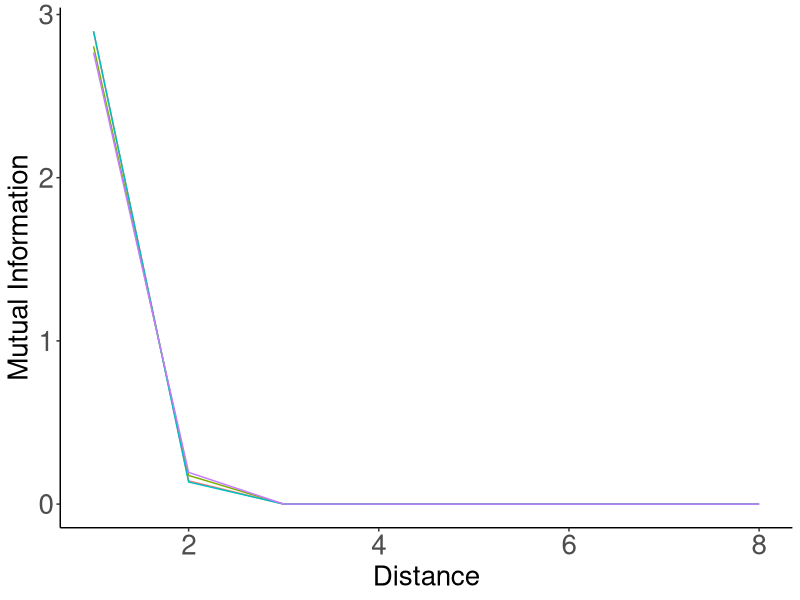
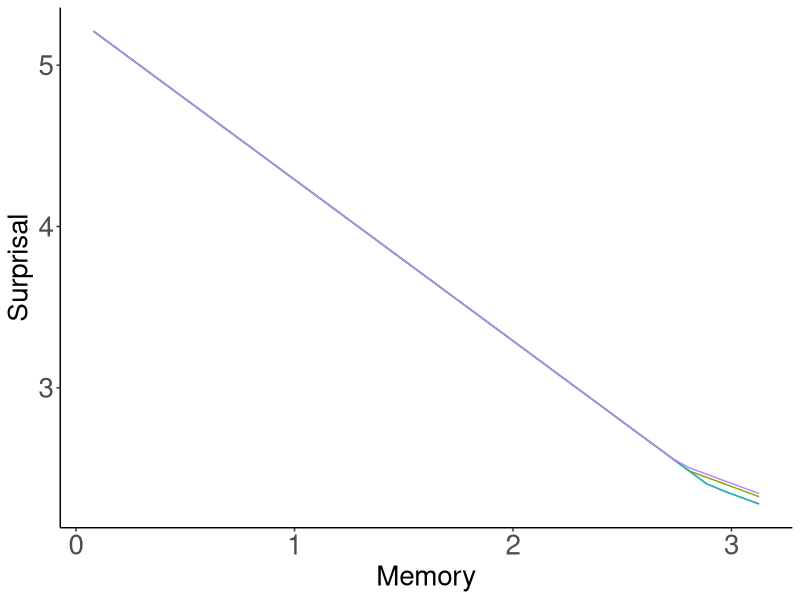
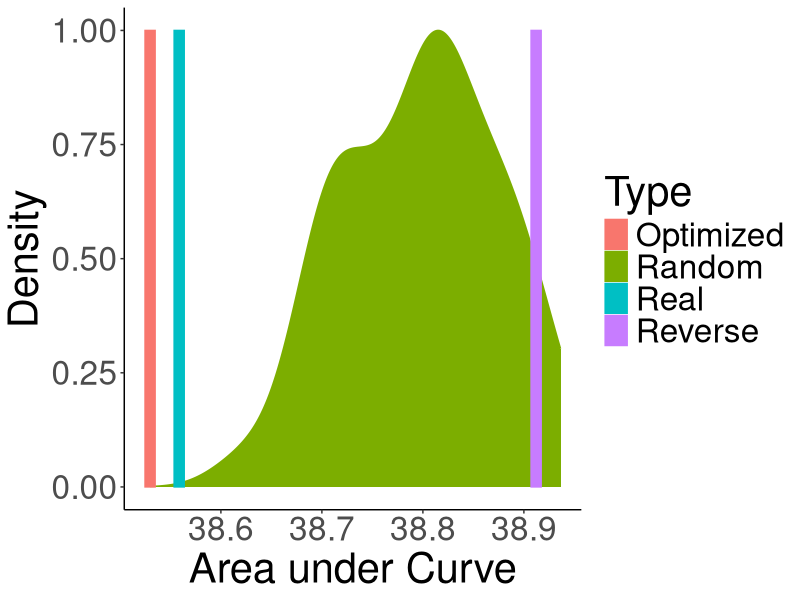

The R script that drew these images, in order:
library(tidyr)
library(dplyr)
library(ggplot2)

######################################

data = read.csv("results.tsv", sep="\t")
data = data %>% filter(Script == "forWords_Sesotho_RandomOrder_Normalized_HeldoutClip.py")

unigramCE = mean(data$UnigramCE)


data_ = data %>% group_by(Distance, Type) %>% summarise(MI=median(MI))
data_ = data_ %>% filter(Distance <= 7)
plot = ggplot(data_, aes(x=1+Distance, y=MI, color=Type)) + geom_line() #size=2)
plot = plot + theme_bw()
plot = plot + xlab("Distance") + ylab("Mutual Information")
plot = plot + theme(axis.title.x=element_text(size=20), axis.title.y=element_text(size=20), axis.text = element_text(size=20))
plot = plot + theme(panel.grid.major = element_blank(), panel.grid.minor = element_blank(), panel.background = element_blank(), legend.position="none")
plot = plot + theme(axis.line = element_line(colour = "black"),
            panel.grid.major = element_blank(),
                panel.grid.minor = element_blank(),
                panel.border = element_blank(),
                    panel.background = element_blank())
ggsave(plot, file=paste("../figures/Sesotho-suffixes-byMorphemes-it-heldout.pdf", sep=""), height=4, width=4)




data = read.csv("results_interpolated.tsv", sep="\t")


data = data %>% filter(Script == "forWords_Sesotho_RandomOrder_Normalized_HeldoutClip.py")

data = data %>% group_by(Type, Memory) %>% summarise(Surprisal=unigramCE-median(MI))

plot = ggplot(data, aes(x=Memory, y=Surprisal, color=Type)) + geom_line() #size=2)
plot = plot + theme_bw()
plot = plot + theme(axis.title.x=element_text(size=20), axis.title.y=element_text(size=20), axis.text = element_text(size=20))
plot = plot + theme(panel.grid.major = element_blank(), panel.grid.minor = element_blank(), panel.background = element_blank(), legend.position="none")
plot = plot + theme(axis.line = element_line(colour = "black"),
            panel.grid.major = element_blank(),
                panel.grid.minor = element_blank(),
                panel.border = element_blank(),
                    panel.background = element_blank())
ggsave(plot, file=paste("../figures/Sesotho-suffixes-byMorphemes-memsurp-heldout.pdf", sep=""), height=4, width=4)


######################################

data = read.csv("results_auc.tsv", sep="\t")
data = data %>% filter(Script == "forWords_Sesotho_RandomOrder_Normalized_HeldoutClip.py")


data$Type = ifelse(data$Model %in% c("REAL", "RANDOM", "REVERSE"), as.character(data$Model), "Optimized")
data$Type = ifelse(data$Type %in% c("REAL"), "Real", as.character(data$Type))
data$Type = ifelse(data$Type %in% c("RANDOM"), "Random", as.character(data$Type))
data$Type = ifelse(data$Type %in% c("REVERSE"), "Reverse", as.character(data$Type))

data_ = data %>% filter(Type %in% c("Real", "Random", "Optimized", "Reverse"))

plot = ggplot(data_, aes(x=AUC, fill=Type, color=Type))
plot = plot + theme_classic()
plot = plot + xlab("Area under Curve") + ylab("Density")
plot = plot + theme(text=element_text(size=30))
plot = plot + geom_density(data= data_%>%filter(Type == "Random"), aes(y=..scaled..)) 
plot = plot + geom_bar(data = data_ %>% filter(!(Type %in% c("Random"))) %>% group_by(Type) %>% summarise(AUC=mean(AUC), barWidth=0.1) %>% mutate(y=1),  aes(y=y, group=Type), width=0.01, stat="identity", position = position_dodge())
ggsave(plot, file=paste("../figures/Sesotho-suffixes-byMorphemes-it-heldout.pdf", sep=""), height=4, width=4)

